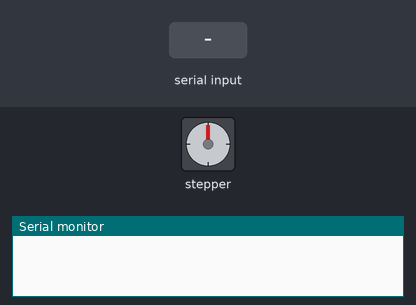
Simulated run of this sketch. Board: Arduino Uno, built with avr-gcc and run on an emulated ATmega328P. On the bench: stepper motor, the last lines printed to the serial monitor. Wiring (inferred from the names in the program): stepper motor driver (200 steps per turn assumed): step pin 2; direction pin 5. The inputs (shaded band) are chosen by the test bench.

Above: at 1.2 s.
1.3 s: "90,45\n" received over Serial
At 1.7 s:
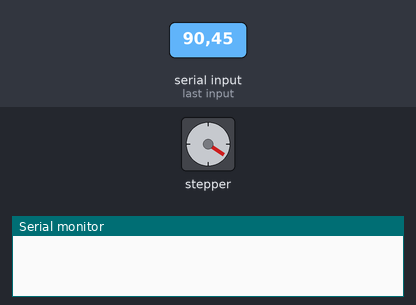
2.9 s: "30,150\n" received over Serial
At 4.9 s:
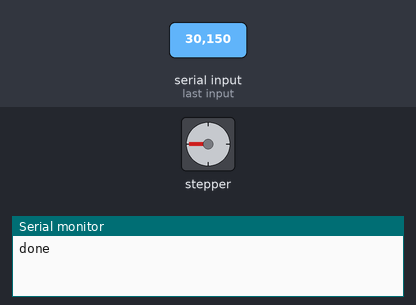
5.6 s: "5\n" received over Serial
At 7.2 s:
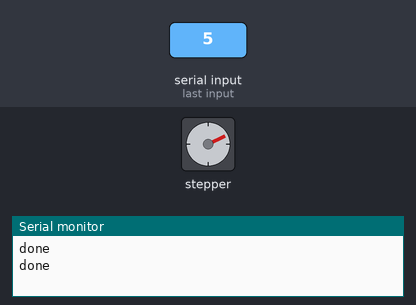
8.2 s: "90\n" received over Serial
At 10.6 s:
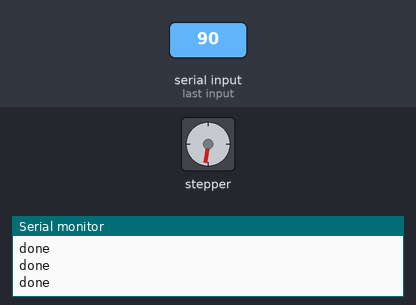
10.9 s: "90,45\n" received over Serial
At 12.9 s:
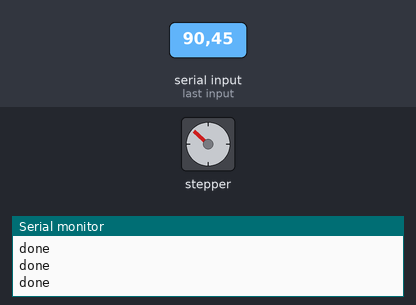
13.5 s: "200\n" received over Serial
At 15.8 s:
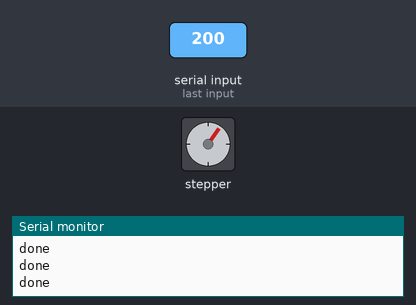
Timing chart, 0 to 17.1 s (numbered marks = the images above; inputs shaded):
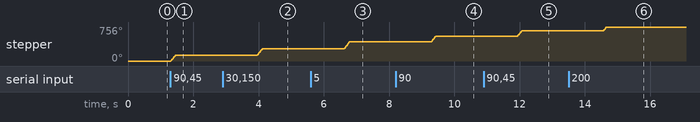

Measured:
- after the input at 1.3 s, stepper: turns 124° clockwise in 0.14 s, starting at once
- after the input at 2.9 s, stepper: turns 146° clockwise in 0.16 s, starting after 1.0 s
- after the input at 5.6 s, stepper: turns 154° clockwise in 0.17 s, starting after 1.0 s
- after the input at 8.2 s, stepper: turns 125° clockwise in 0.14 s, starting after 1.1 s
- after the input at 10.9 s, stepper: turns 124° clockwise in 0.14 s, starting after 1.0 s
- after the input at 13.5 s, stepper: turns 83° clockwise, starting after 1.1 s

The sketch:

motorMoving.ino
```cpp
#include <math.h>

const int stepPin = 2;
const int dirPin = 5;
//r = 91 cm
//d = 95 cm
const int stepsPerRevo = 200;
const double stepPerAngle = 5 / 1.8;
const double maxAngle = 31.4;
const double maxFrame = 424;
const double anglePerFrame = 0.074;
const double stepPerFrame = stepPerAngle * anglePerFrame;

void setup() {
  // put your setup code here, to run once:
  pinMode(stepPin,OUTPUT);
  pinMode(dirPin,OUTPUT);
  Serial.begin(9600);
}

void loop() {
  // put your main code here, to run repeatedly:
  if (Serial.available() > 0) {
    String str = Serial.readStringUntil('\n');
    str.trim();
    move(str.toInt());

    //Serial.print("I received: ");
    //Serial.println(str);
    delay(2000);
    Serial.println("done");
  }
  //delay(100);
}


void noTarget(){
  digitalWrite(dirPin,LOW);
  digitalWrite(stepPin,LOW);
  delay(10);
}

void move(int frames){
  int realFrames = frames - 424;
  if (realFrames < -10){
    digitalWrite(dirPin, HIGH);
    for (int step = 0; step < round(realFrames*(-1)*stepPerFrame); step++){
      digitalWrite(stepPin, HIGH);
      delayMicroseconds(1000);
      digitalWrite(stepPin, LOW);
      delayMicroseconds(1000);
    }
  } else if (realFrames > 10){
    digitalWrite(dirPin, LOW);
    for (int step = 0; step < round(realFrames*stepPerFrame); step++){
      digitalWrite(stepPin, HIGH);
      delayMicroseconds(1000);
      digitalWrite(stepPin, LOW);
      delayMicroseconds(1000);
    }

  } else{

  }
  delay(500);
}
```
